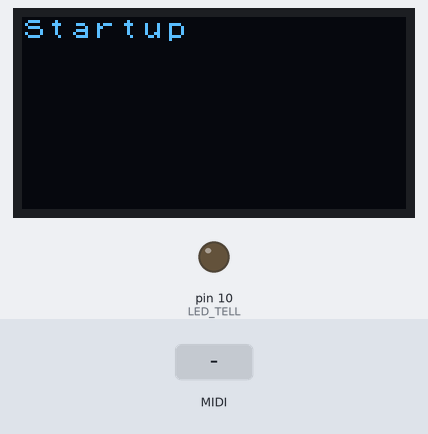
Bench run of a sketch on a simulated Arduino Uno, built with avr-gcc and run on an emulated ATmega328P. Shown: 128×64 one-colour display, output pins drawn as LEDs (lit = HIGH). Inputs (shaded band) come from the test bench. MIDI output is not drawn.

Above: at 1.7 s.
1.8 s: MIDI note 36 received
At 2.12 s:
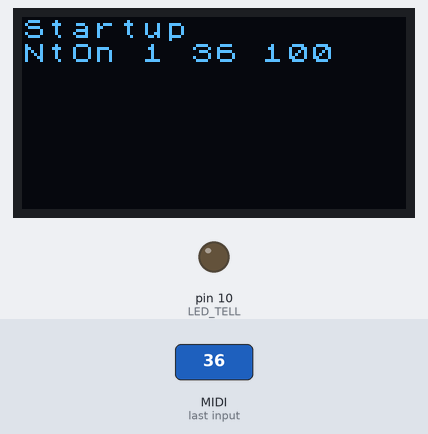
At 3.6 s:
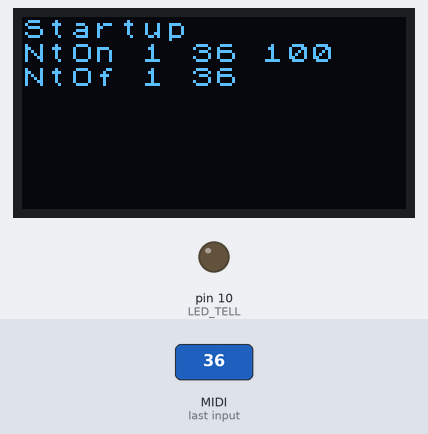
4.6 s: MIDI note 48 received
At 5.67 s:
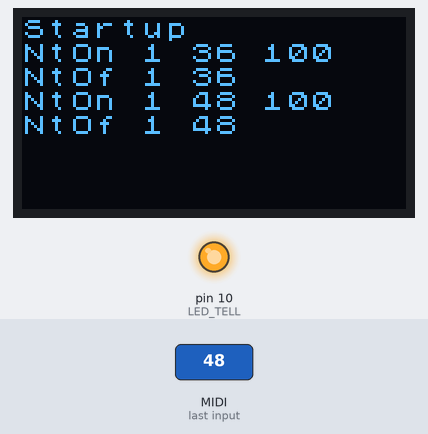
Timing chart, 0 to 7.6 s (numbered marks = the images above; inputs shaded):
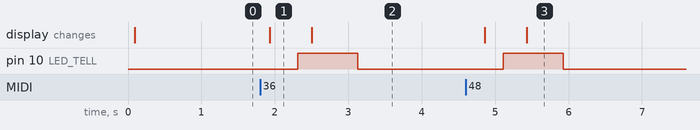

The sketch:

midisnoop.ino
```cpp
/*
  Listen for MIDI messages (on soft serial pin) and write
  diagnostics (on hard serial)

  CC0 Rich Holmes Feb 2020
*/

#define DO_PRINT 0  // Print events (requires software serial)
#define HSERIAL 1  // 1 for hardware serial, 0 for software
#define OLED 1 // 1 if using OLED display

#define TELL_NOTEON     1
#define TELL_NOTEOFF    1
#define TELL_PITCHBEND  1
#define TELL_CC         1
#define TELL_CLOCK   0 // Every nth clock
#define TELL_OTHER      1
#define TELL_ACTIVE     0 // Every nth active sense

#define LED_TELL 10

#if OLED>0
#include <U8g2lib.h>

U8X8_SSD1306_128X64_NONAME_HW_I2C u8x8;

// Create a U8x8log object
U8X8LOG u8x8log;

// Define the dimension of the U8x8log window
#define U8LOG_WIDTH 16
#define U8LOG_HEIGHT 8

// Allocate static memory for the U8x8log window
uint8_t u8log_buffer[U8LOG_WIDTH*U8LOG_HEIGHT];
#endif

#include <MIDI.h>

#if HSERIAL==1
MIDI_CREATE_DEFAULT_INSTANCE();
#else
#define MIDI_RX 6 // <--- connect the optocoupler to this pin
#define MIDI_TX 7

#include <SoftwareSerial.h>
SoftwareSerial midiSerial(MIDI_RX, MIDI_TX);
MIDI_CREATE_INSTANCE(SoftwareSerial, midiSerial, MIDI);
#endif

unsigned long led_time = 0;

void setup()
{
#if HSERIAL==0
  Serial.begin(9600);
  Serial.println("setup begin");
#endif

#if OLED>0
  // Startup U8x8
  u8x8.begin();

  // Set a suitable font. This font will be used for U8x8log
  u8x8.setFont(u8x8_font_chroma48medium8_r);

  // Start U8x8log, connect to U8x8, set the dimension and assign the static memory
  u8x8log.begin(u8x8, U8LOG_WIDTH, U8LOG_HEIGHT, u8log_buffer);

  // Set the U8x8log redraw mode
  u8x8log.setRedrawMode(0);    // 0: Update screen with newline, 1: Update screen for every char
#endif

  u8x8log.print("Startup\n");

  MIDI.begin(MIDI_CHANNEL_OMNI);

  pinMode(LED_TELL, OUTPUT);
  digitalWrite(LED_TELL, LOW);

  led_time = 0;
#if HSERIAL==0
  Serial.println("setup end");
#endif
}

void loop()
{
  int type, noteMsg, velocity, channel, d1, d2, led_on;
  static unsigned int clock_count = 0;
  static unsigned int active_count = 0;

  if (led_time > 0 && millis() - led_time > 300)
    {
      digitalWrite(LED_TELL, LOW);
      led_time = 0;
    }

  led_on = 0;
  if (MIDI.read()) {
    byte type = MIDI.getType();
    switch (type) {
    case midi::NoteOn:
#if TELL_NOTEON>0
      led_on = 1;
      noteMsg = MIDI.getData1();
      channel = MIDI.getChannel();
      velocity = MIDI.getData2();
#if OLED>0
      u8x8log.print("NtOn ");
      u8x8log.print(channel);
      u8x8log.print(" ");
      u8x8log.print(noteMsg);
      u8x8log.print(" ");
      u8x8log.print(velocity);
      u8x8log.print("\n");
#endif
#if DO_PRINT > 0
      Serial.print ("NoteOn");
      Serial.print (" channel ");
      Serial.print (channel);
      Serial.print (" MIDI note ");
      Serial.print (noteMsg);
      Serial.print (" velocity ");
      Serial.println (velocity);
#endif
#endif
      break;

    case midi::NoteOff:
#if TELL_NOTEOFF>0
      led_on = 1;
      noteMsg = MIDI.getData1();
      channel = MIDI.getChannel();
#if OLED>0
      u8x8log.print("NtOf ");
      u8x8log.print(channel);
      u8x8log.print(" ");
      u8x8log.print(noteMsg);
      u8x8log.print("\n");
#endif
#if DO_PRINT > 0
      Serial.print ("NoteOff");
      Serial.print (" channel ");
      Serial.println (channel);
      Serial.print (" MIDI note ");
      Serial.print (noteMsg);
#endif
#endif
      break;

    case midi::PitchBend:
#if TELL_PITCHBEND>0
      led_on = 1;
      d1 = MIDI.getData1();
      d2 = MIDI.getData2(); // d2 from 0 to 127, mid point = 64
#if OLED>0
      u8x8log.print("PtBn ");
      u8x8log.print(d1);
      u8x8log.print(" ");
      u8x8log.print(d2);
      u8x8log.print("\n");
#endif
#if DO_PRINT > 0
      Serial.print ("PitchBend");
      Serial.print (" d1 ");
      Serial.print (d1);
      Serial.print (" d2 ");
      Serial.println (d2);
#endif
#endif
      break;

    case midi::ControlChange:
#if TELL_CC
      led_on = 1;
      d1 = MIDI.getData1();
      d2 = MIDI.getData2(); // From 0 to 127
#if OLED>0
      u8x8log.print("CC   ");
      u8x8log.print(d1);
      u8x8log.print(" ");
      u8x8log.print(d2);
      u8x8log.print("\n");
#endif
#if DO_PRINT > 0
      Serial.print ("ControlChange");
      Serial.print (" d1 ");
      Serial.print (d1);
      Serial.print (" d2 ");
      Serial.println (d2);
#endif
#endif
      break;

    case midi::Clock:
#if TELL_CLOCK>0
      if (clock_count == 0)
	{
	  led_on = 1;
#if OLED>0
	  u8x8log.print("Clok ");
	  u8x8log.print("\n");
#endif
#if DO_PRINT > 0
	  Serial.println ("Clock tick");
#endif
	}
      clock_count++;
      if (clock_count == TELL_CLOCK)
        clock_count = 0;
#endif
      break;

    case midi::ActiveSensing:
#if TELL_ACTIVE>0
      if (active_count == 0)
        {
          led_on = 1;
#if OLED>0
	  u8x8log.print("AcSn ");
	  u8x8log.print("\n");
#endif
#if DO_PRINT > 0
	  Serial.println ("ActiveSensing");
#endif
        }
      active_count++;
      if (active_count == TELL_CLOCK)
        active_count = 0;
#endif
      break;


    default:
#if TELL_OTHER>0
      led_on = 1;
      d1 = MIDI.getData1();
      d2 = MIDI.getData2();
#if OLED>0
      u8x8log.print("Type ");
      u8x8log.print(type);
      u8x8log.print(" ");
      u8x8log.print(d1);
      u8x8log.print(" ");
      u8x8log.print(d2);
      u8x8log.print("\n");
#endif
#if DO_PRINT > 0
      Serial.print ("Type = ");
      Serial.print (type);
      Serial.print (" d1 ");
      Serial.print (d1);
      Serial.print (" d2 ");
      Serial.println (d2);
#endif
#endif
      break;
    }
    if (led_on > 0)
      {
	digitalWrite(LED_TELL, HIGH);
        led_time = millis();
      }
  }
}
```

Measured:
- after the input at 1.8 s, pin 10 (LED_TELL): LOW → HIGH after 0.51 s, → LOW 0.81 s later; the display: changes after 0.13 s (image 1)
- after the input at 4.6 s, pin 10 (LED_TELL): LOW → HIGH after 0.51 s, → LOW 0.81 s later; the display: first changes after 0.26 s (image 3 shows a later state)
- what the display in image 1 shows lasts 0.6 s, from 1.9 s to 2.5 s
